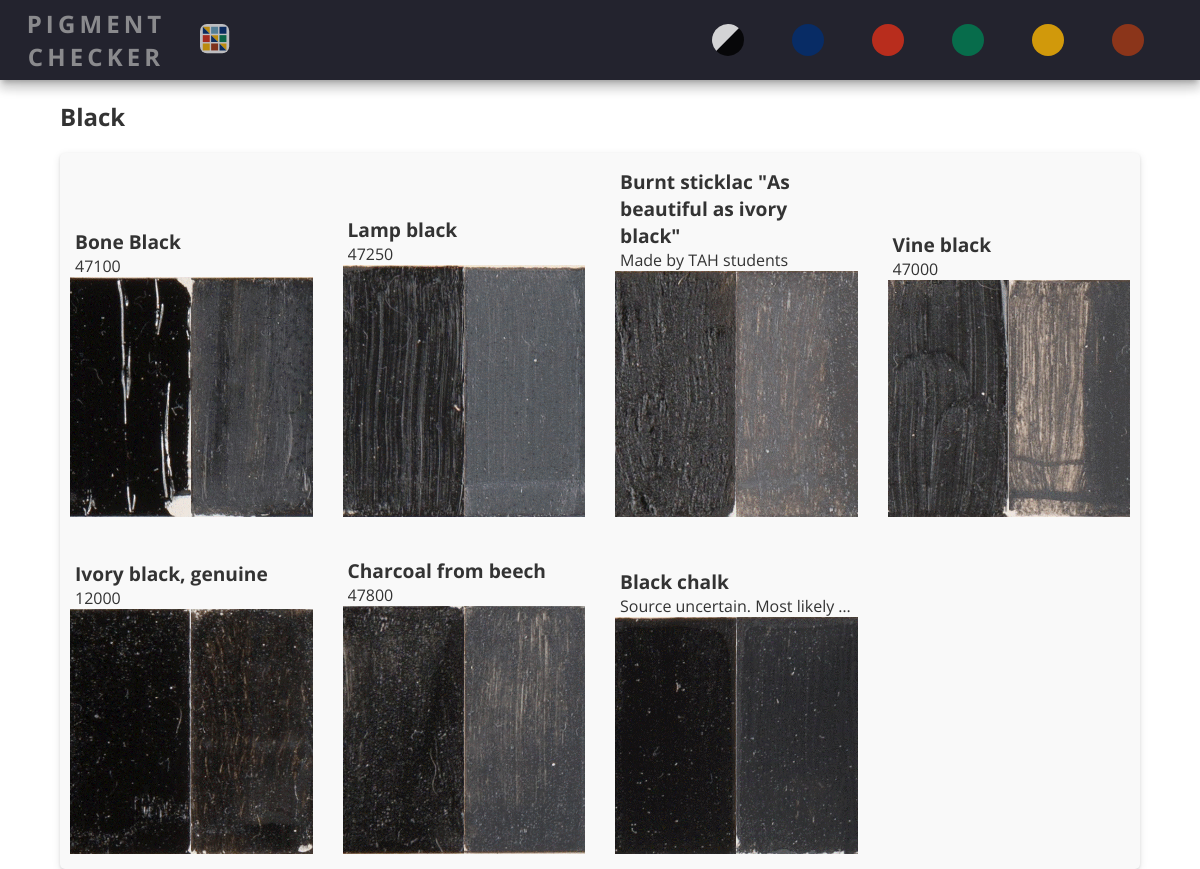
The page /board/black on the database its author committed.
### tables this page shows
CREATE TABLE "Pigments" (
	"id"	INTEGER NOT NULL UNIQUE,
	"PCID"	TEXT,
	"Name"	TEXT,
	"Colour"	TEXT,
	"Alias"	TEXT,
	"Manufacturer"	TEXT,
	"URL"	TEXT,
	"Description"	TEXT,
	"ObservationsInitial"	TEXT,
	"ObservationsColourTranslucency"	TEXT,
	"Opacity"	INTEGER,
	"Resistance"	INTEGER,
	"Stringiness"	INTEGER,
	"ObservationsGrinding"	TEXT,
	"Details"	INTEGER,
	"Shape"	INTEGER,
	"Scratching"	INTEGER,
	"Smoothness"	INTEGER,
	"Impasto"	INTEGER,
	"Grittiness"	INTEGER,
	"ObservationsApplication"	TEXT,
	"ColourIntensity"	INTEGER,
	"Glossiness"	INTEGER,
	"HidingPower"	INTEGER,
	"TintingStrength"	INTEGER,
	"ObservationsMixingLW"	TEXT,
	"ObservationsApplicationLW"	TEXT,
	"img_name"	TEXT,
	PRIMARY KEY("id" AUTOINCREMENT)
);

### app.py (the view)
@app.route("/board/<colour>", methods=["GET"])
def board(colour):
    TABLE_COLUMNS = COLUMNS[8:-1]
    colours = select_colour_data(colour)
    return render_template("board.html", colours=colours, table_columns=TABLE_COLUMNS)

### app.py (called while the page is built, shortened)
@app.context_processor
def add_boards():
    return dict(BOARDS=BOARDS)

def request_connection():
    if not hasattr(g, "conn"):
        g.conn = None
        try:
            g.conn = sqlite3.connect(DATABASE)
        except Exception as e:
            print(e)
    return g.conn

@app.teardown_request
def close_db_connection(ex):
    conn = request_connection()
    conn.close()

def select_colour_data(colour):
    if colour == "bw":
        colours = ["black", "white"]
    else:
        colours = [colour]
    data = {}
    for col in colours:
        conn = request_connection()
        cur = conn.cursor()
        cur.execute("SELECT * FROM Pigments WHERE colour=?", (col,))
        rows = cur.fetchall()
        colour_data = []
        for row in rows:
            colour_data.append(dict(zip(COLUMNS, row)))
            aliasses = colour_data[-1]["Alias"]
        data[col] = colour_data
    return data

### templates/board.html (shortened to what this page needs)
{% extends "layout.html" %}
{% block body %}
  <div class="main pigment-section container">
    {% for colour, pigments in colours.items() %}
      <h2>{{ colour|title }}</h2>
      <section class="card grid">
        {% for pigment in pigments %}
          <div class="pigment-container pigment-hover">
            <div class="pigment ellipsis-manufacturer">
              <h4>{{  pigment["Name"]  }}</h4>
              <p class="">{{ pigment["Manufacturer"] }}</p>
              <div>
                <img src={{ url_for("static", filename="images/squares/" + pigment["PCID"] + ".gif") }}>
                <img src={{ url_for("static", filename="images/squares/" + pigment["PCID"] + "_lw.gif") }}>
              </div>
            </div>
          </div>
        {% endfor %}
        </section>
    {% endfor %}
  </div>
{% endblock %}

### static/css/utilities.css (style rules this page uses)
* { margin: 0px; padding: 0px; box-sizing: border-box; }
:root { font-size: 100%; --font-family: "Open Sans", sans-serif; font-family: var(--font-family); --text-nav-primary: #b6b6b6; --text-nav-secondary: #ececec; --bg-nav-primary: #23232e; --bg-nav-secondary: #141418; --scrollbar-track-color: #1e1e24; --transition-speed: 600ms; --blue: #012e73; --yellow: #fcb702; --light-blue: #69a6c4; --red: #dd2f19; --green: #007e52; --brown: #a53915; --card-color-background: #f9f9f9; --shadow-key-umbra-opacity: 0.20; --shadow-key-penumbra-opacity: 0.14; --shadow-ambient-shadow-opacity: 0.12; scrollbar-width: thin; scrollbar-color: #fcb702 #1e1e24; }
body { background-color: #fff; color: #333; width: 100%; margin: 0px; display: flex; flex-direction: column; gap: 0; --calc-width: auto; }
img { max-width: 100%; max-height: 100%; }
.container { width: clamp(200px, 1200px, 90%); margin: 0 auto; }

### static/css/style.css (style rules this page uses)
h2 { padding: 20px 0px; }
h4 { font-size: 1.2rem; }
.main { margin-top: 5rem; }
.grid { display: grid; gap: 30px; grid-template-columns: repeat(auto-fill, minmax(200px, 1fr)); flex-direction: column; justify-content: center; align-items: center; padding: 10px; margin: auto; }
.card { background-color: var(--card-color-background); border-radius: 5px; box-shadow: rgba(3, 8, 20, 0.1) 0px 0.15rem 0.5rem, rgba(2, 8, 20, 0.1) 0px 0.075rem 0.175rem; transition: all 500ms; }
.pigment-section .grid { align-items: end; }
.pigment { overflow: hidden; padding: 5px; border-radius: 5px; }
.pigment div { display: flex; flex-direction: row; justify-content: center; }
.ellipsis-manufacturer > p { white-space: nowrap; overflow: hidden; text-overflow: ellipsis; }
.pigment-hover { position: relative; transition: transform var(--transition-speed); }
.pigment-hover:before { opacity: 0; content: ""; position: absolute; z-index: -1; width: 100%; height: 100%; border-radius: 5px; box-shadow: rgba(2, 8, 20, 0.1) 0px 0.35em 1.175em, rgba(2, 8, 20, 0.08) 0px 0.175em 0.5em; transition: opacity var(--transition-speed); }

### rows shown on the page
Pigments: Name "Bone Black", Manufacturer "47100", shows a picture
Pigments: Name "Lamp black", Manufacturer "47250", shows a picture
Pigments: Name "Burnt sticklac \"As beautiful as ivory black\"", Manufacturer "Made by TAH students", shows a picture
Pigments: Name "Vine black", Manufacturer "47000", shows a picture
Pigments: Name "Ivory black, genuine", Manufacturer "12000", shows a picture
Pigments: Name "Charcoal from beech", Manufacturer "47800", shows a picture
Pigments: Name "Black chalk", Manufacturer "Source uncertain. Most likely…", shows a picture

### other values the page prints
{{ colour|title }} "Black"
